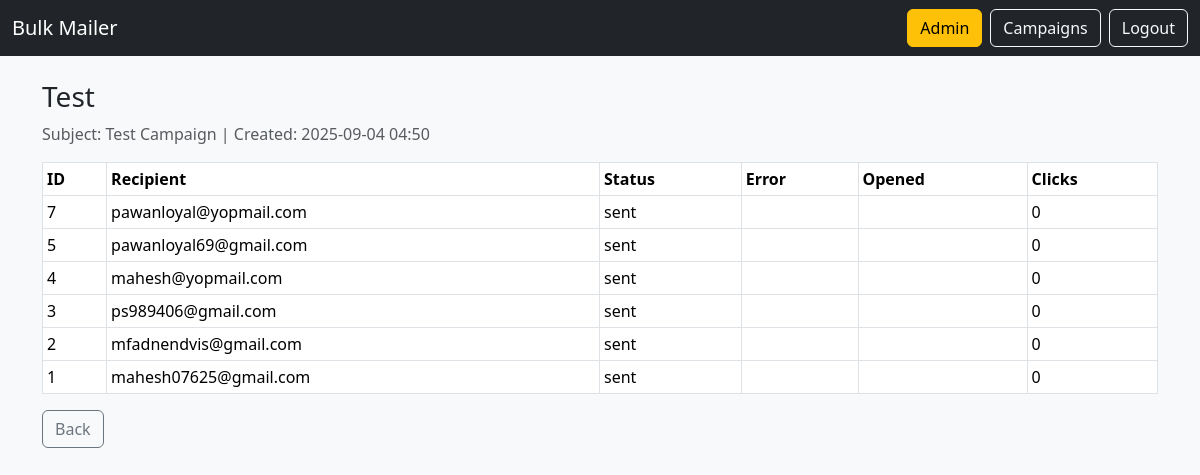
Screenshot of /campaigns/2 (signed in) with the database file from the repository.
### models.py (models this page shows)
class Campaign(db.Model):
    id = db.Column(db.Integer, primary_key=True)
    user_id = db.Column(db.Integer, db.ForeignKey('user.id'), nullable=False)
    name = db.Column(db.String(255), nullable=False)
    subject = db.Column(db.String(255), nullable=False)
    html_body = db.Column(db.Text, nullable=False)
    attachment_path = db.Column(db.String(1024))
    created_at = db.Column(db.DateTime, default=datetime.utcnow)

class EmailLog(db.Model):
    id = db.Column(db.Integer, primary_key=True)
    campaign_id = db.Column(db.Integer, db.ForeignKey('campaign.id'), nullable=False)
    user_id = db.Column(db.Integer, db.ForeignKey('user.id'), nullable=False)
    recipient = db.Column(db.String(255), nullable=False)
    status = db.Column(db.String(32), default='queued')  # queued/sent/failed
    error = db.Column(db.Text)
    opened_at = db.Column(db.DateTime)
    clicks = db.Column(db.Integer, default=0)
    token = db.Column(db.String(64), index=True)
    created_at = db.Column(db.DateTime, default=datetime.utcnow)

### app.py (the view)
    @app.route('/campaigns/<int:cid>')
    @login_required
    def campaign_detail(cid):
        camp = Campaign.query.filter_by(id=cid, user_id=current_user.id).first_or_404()
        logs = EmailLog.query.filter_by(campaign_id=camp.id).order_by(EmailLog.id.desc()).all()
        return render_template('campaign_detail.html', camp=camp, logs=logs)

### templates/campaign_detail.html
{% extends 'base.html' %}
{% block content %}
<h3>{{ camp.name }}</h3>
<p class="text-muted">Subject: {{ camp.subject }} | Created: {{ camp.created_at.strftime('%Y-%m-%d %H:%M') }}</p>
<table class="table table-bordered table-sm">
  <thead><tr><th>ID</th><th>Recipient</th><th>Status</th><th>Error</th><th>Opened</th><th>Clicks</th></tr></thead>
  <tbody>
  {% for e in logs %}
    <tr class="{% if e.status=='failed' %}table-danger{% elif e.opened_at %}table-success{% endif %}">
      <td>{{ e.id }}</td>
      <td>{{ e.recipient }}</td>
      <td>{{ e.status }}</td>
      <td class="small">{{ e.error or '' }}</td>
      <td>{{ e.opened_at.strftime('%Y-%m-%d %H:%M') if e.opened_at else '' }}</td>
      <td>{{ e.clicks }}</td>
    </tr>
  {% endfor %}
  </tbody>
</table>
<a class="btn btn-outline-secondary" href="{{ url_for('campaign_list') }}">Back</a>
{% endblock %}

### templates/base.html (shortened to what this page needs)
<!doctype html>
<html>
<head>
  <link rel="stylesheet" href="https://cdn.jsdelivr.net/npm/bootstrap@5.3.3/dist/css/bootstrap.min.css"/>
  <link rel="stylesheet" href="{{ url_for('static', filename='styles.css') }}"/>
</head>
<body>
<nav class="navbar navbar-expand-lg navbar-dark bg-dark">
  <div class="container-fluid">
    <a class="navbar-brand" href="{{ url_for('dashboard') }}">Bulk Mailer</a>
    <div class="d-flex">
      {% if current_user.is_authenticated and current_user.is_admin %}
        <a class="btn btn-warning me-2" href="{{ url_for('admin_users') }}">Admin</a>
      {% endif %}
      {% if current_user.is_authenticated %}
        <a class="btn btn-outline-light me-2" href="{{ url_for('campaign_list') }}">Campaigns</a>
        <a class="btn btn-outline-light" href="{{ url_for('logout') }}">Logout</a>
      {% else %}
        <a class="btn btn-outline-light" href="{{ url_for('login') }}">Login</a>
      {% endif %}
    </div>
  </div>
</nav>
<div class="container py-4">
  {% block content %}{% endblock %}
</div>
</body>
</html>

### static/styles.css (style rules this page uses)
body { background: #f8f9fb; }

### rows the page displays
Campaign: name "Test", subject "Test Campaign", created_at "2025-09-04 04:50"
EmailLog: id "7", recipient "pawanloyal@yopmail.com", status "sent", clicks "0"
EmailLog: id "5", recipient "pawanloyal69@gmail.com", status "sent", clicks "0"
EmailLog: id "4", recipient "mahesh@yopmail.com", status "sent", clicks "0"
EmailLog: id "3", recipient "ps989406@gmail.com", status "sent", clicks "0"
EmailLog: id "2", recipient "mfadnendvis@gmail.com", status "sent", clicks "0"
EmailLog: id "1", recipient "mahesh07625@gmail.com", status "sent", clicks "0"
